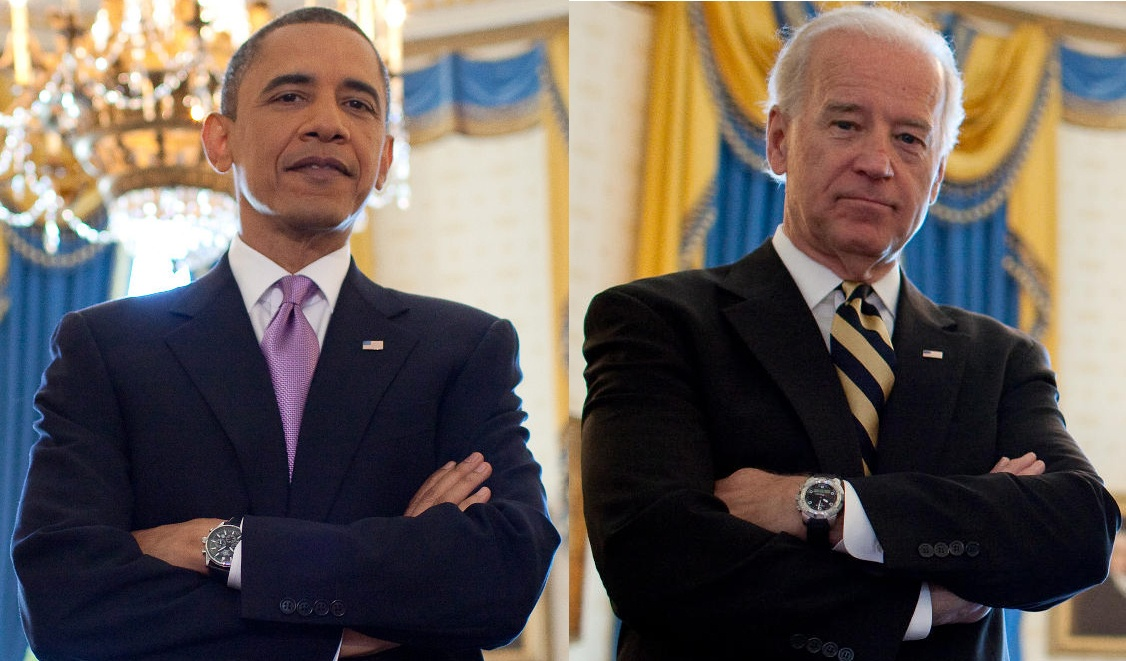
#> input picture ASDFASD.jpg, 1126 x 661 px, given in place of video, which was not available
$ jupyter execute '11. Video Processing.ipynb'   (text cells are left out)
#> lines starting #> are read from the running program, lines starting #| are printed output that depends on the picture; pictures that were not available may be replaced by others from this repository, and a replacement may not be noted
[cell 1]
import cv2
import time
import numpy as np

[cell 2]
# cap = cv2.VideoCapture(0)  # WEBCAM
# cap = cv2.VideoCapture(r"DATA/vid2.mp4")  # file
cap = cv2.VideoCapture(r"http://192.168.228.243:8080/video")

time.sleep(2)
width = int(cap.get(cv2.CAP_PROP_FRAME_WIDTH))
height = int(cap.get(cv2.CAP_PROP_FRAME_HEIGHT))
print(width, height)

while True:

    # Capture frame-by-frame
    ret, frame = cap.read()
#> frame is the input picture: shape (661, 1126, 3); mean B, G, R 87, 92.9, 103.3
    # --------------------------------------------
    print("ret", ret)
#| ret True


    if ret == False:
        break

    frame = cv2.resize(frame, None, fx=0.7, fy=0.7)
#> frame: shape (463, 788, 3)

    # Display the resulting frame
    cv2.imshow('frame',frame)
    # ------------------------------------------

    # This command let's us quit with the "q" button on a keyboard.
    if cv2.waitKey(1) & 0xFF == ord('q'):
#> (key q is pressed here)
#| ret True
        break

cap.release()
cv2.destroyAllWindows()

[cell 3]
cv2.destroyAllWindows()

[cell 4]
def rotate(image, angel, center=None, scale=1.0):

#> called with angel = 0, scale = 1
    (h,w) = image.shape[:2]
#> h = 463; w = 788

    if center==None:
        center = (w//2, h//2)
#> center = (394, 231)

    # create matrix for rotation
    M = cv2.getRotationMatrix2D(center, angel, scale)
#> M = [[1, 0, 0], [0, 1, 0]]
    rotated = cv2.warpAffine(image, M, (w, h))

    return rotated

[cell 5]
# cap = cv2.VideoCapture(0)
# cap = cv2.VideoCapture("DATA/exp8.mp4")
cap = cv2.VideoCapture(r"http://192.168.228.243:8080/video")

time.sleep(2)
width = int(cap.get(cv2.CAP_PROP_FRAME_WIDTH))
height = int(cap.get(cv2.CAP_PROP_FRAME_HEIGHT))
print(width, height)

angle = 0

while True:


    if angle==360:
        angle = 0

    # Capture frame-by-frame
    ret, frame = cap.read()
    # --------------------------------------------
    print("ret", ret)

    if ret == False:
        break

    frame = cv2.resize(frame, None, fx=0.7, fy=0.7)

    rframe = rotate(frame, angle)

    angle += 5
#     time.sleep(0.06)
    # Display the resulting frame
#     cv2.imshow('frame',frame)
    cv2.imshow('rotated frame',rframe)
    # ------------------------------------------

    # This command let's us quit with the "q" button on a keyboard.
    if cv2.waitKey(1) & 0xFF == ord('q'):
#> (key q is pressed here)
        break

cap.release()
cv2.destroyAllWindows()

[cell 6]
cap.release()

[cell 7]
cv2.destroyAllWindows()

[cell 8]
# cap = cv2.VideoCapture(0)
cap = cv2.VideoCapture("DATA/exp8.mp4")
# cap = cv2.VideoCapture("http://192.168.1.38:8080/video")

time.sleep(2)


# Automatically grab width and height from video feed
width = int(cap.get(cv2.CAP_PROP_FRAME_WIDTH))
height = int(cap.get(cv2.CAP_PROP_FRAME_HEIGHT))

while True:

    # Capture frame-by-frame
    ret, frame = cap.read()

    if ret == False:
        break

    # Our operations on the frame come here
    gray = cv2.cvtColor(frame, cv2.COLOR_BGR2GRAY)
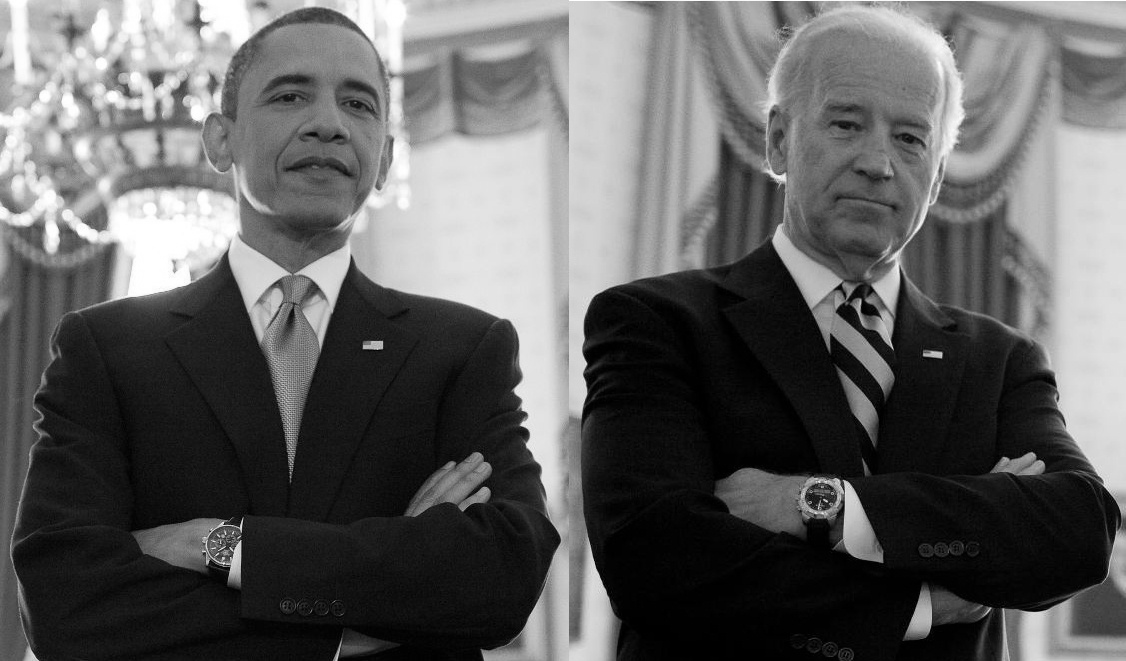
#> gray: shape (661, 1126); min 0, max 255, mean 95.3

    # Display the resulting frame
    cv2.imshow('frame',gray)
    cv2.imshow('color',frame)

    if cv2.waitKey(1) & 0xFF == ord('q'):
#> (key q is pressed here)
        break

# When everything done, release the capture and destroy the windows
cap.release()
cv2.destroyAllWindows()

[cell 9]
cap.release()
cv2.destroyAllWindows()

[cell 10]
# Connects to your computer's default camera
# cap = cv2.VideoCapture(0)
# cap = cv2.VideoCapture("DATA/exp8.mp4")
cap = cv2.VideoCapture(r"http://192.168.228.243:8080/video")

# Automatically grab width and height from video feed
# (returns float which we need to convert to integer for later on!)
width = int(cap.get(cv2.CAP_PROP_FRAME_WIDTH))
height = int(cap.get(cv2.CAP_PROP_FRAME_HEIGHT))

while True:

    # Capture frame-by-frame
    ret, frame = cap.read()

    if ret == False:
        break


    img = cv2.resize(frame, None, fx=0.3, fy=0.3)

    (B, G, R) = cv2.split(img)
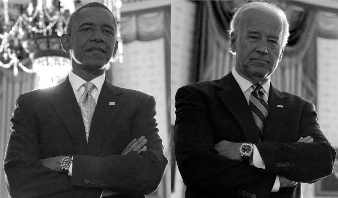
#> B: shape (198, 338); min 0, max 255, mean 87
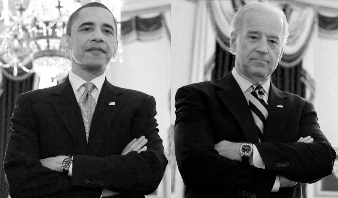
#> R: shape (198, 338); min 0, max 255, mean 103.3

    z = np.zeros(img.shape[:2], dtype="uint8")

#     cv2.imshow("Red" , R)
#     cv2.imshow("Green" , G)
#     cv2.imshow("Blue", B)

    cv2.imshow("Red1" , cv2.merge([z, z, R]))
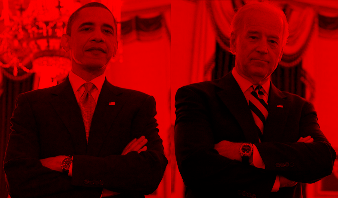
#> window 'Red1': shape (198, 338, 3); mean B, G, R 0, 0, 103.3
    cv2.imshow("Green1" , cv2.merge([z, G, z]))
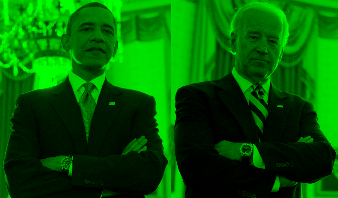
#> window 'Green1': shape (198, 338, 3); mean B, G, R 0, 92.8, 0
    cv2.imshow("Blue1", cv2.merge([B,z,z]))
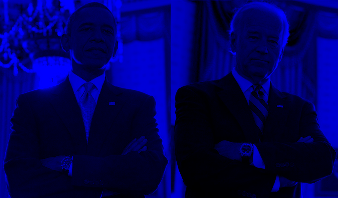
#> window 'Blue1': shape (198, 338, 3); mean B, G, R 87, 0, 0

    # Display the resulting frame
    cv2.imshow('orignal',img)

    # This command let's us quit with the "q" button on a keyboard.
    # Simply pressing X on the window won't work!
    if cv2.waitKey(1) & 0xFF == ord('q'):
#> (key q is pressed here)
        break

# When everything done, release the capture and destroy the windows
cap.release()
cv2.destroyAllWindows()

[cell 11]
import cv2

# cap = cv2.VideoCapture(0)
cap = cv2.VideoCapture("DATA/vid2.mp4")

time.sleep(2)

# Automatically grab width and height from video feed
# (returns float which we need to convert to integer for later on!)
width = int(cap.get(cv2.CAP_PROP_FRAME_WIDTH))
height = int(cap.get(cv2.CAP_PROP_FRAME_HEIGHT))
frames = int(cap.get(cv2.CAP_PROP_FRAME_COUNT))
print("w-{} h-{} f-{}".format(width,height,frames))


# MACOS AND LINUX: *'XVID' (MacOS users may want to try VIDX as well just in case)
# WINDOWS *'VIDX'
writer = cv2.VideoWriter('DATA/my_capture5.mp4', cv2.VideoWriter_fourcc(*'VIDX'),15,
                         (width, height))


## This loop keeps recording until you hit Q or escape the window
## You may want to instead use some sort of timer, like from time import sleep and then just record for 5 seconds.

while True:
    # Capture frame-by-frame
    ret, frame = cap.read()

    if ret == False:
        break

    ##################
    img = cv2.resize(frame, (960, 540))
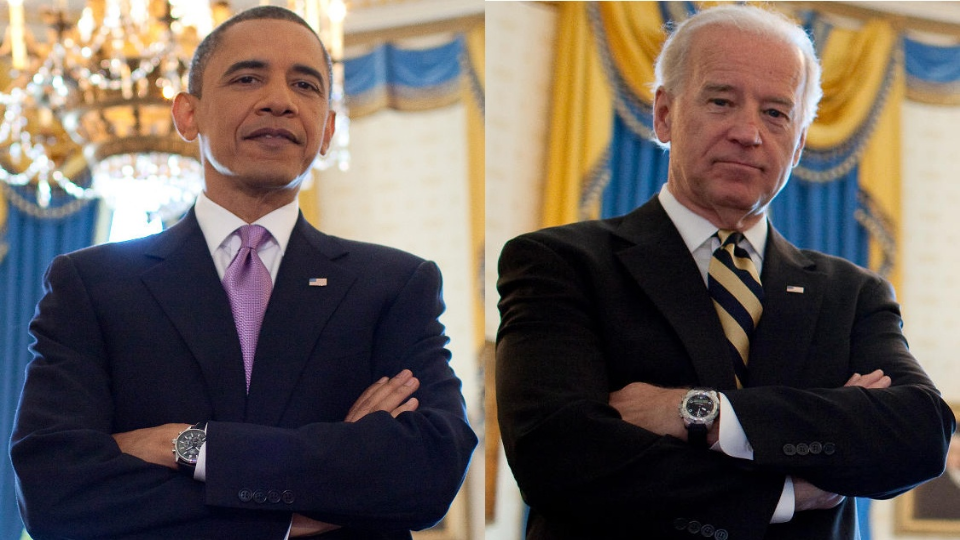
#> img: shape (540, 960, 3); mean B, G, R 86.9, 92.8, 103.2

    (B, G, R) = cv2.split(img)
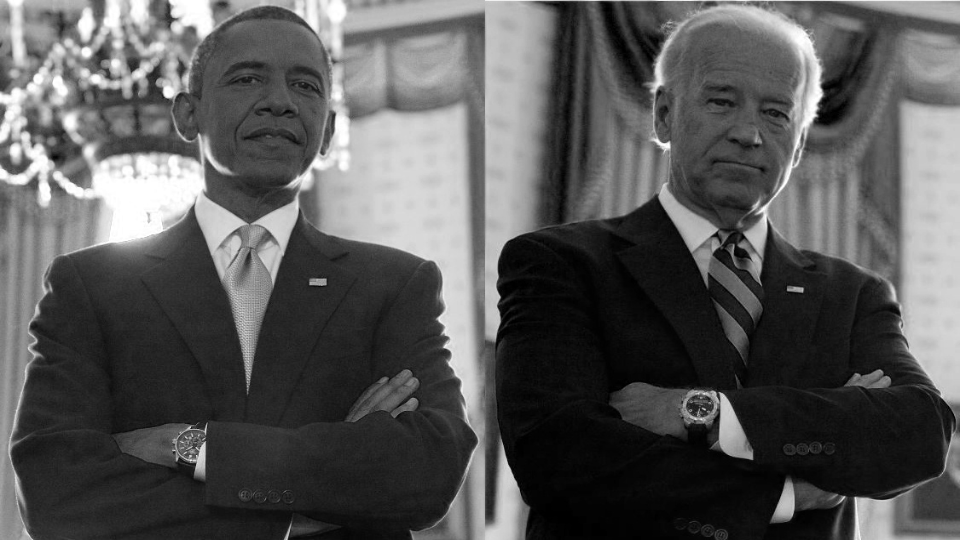
#> B: shape (540, 960); min 0, max 255, mean 86.9
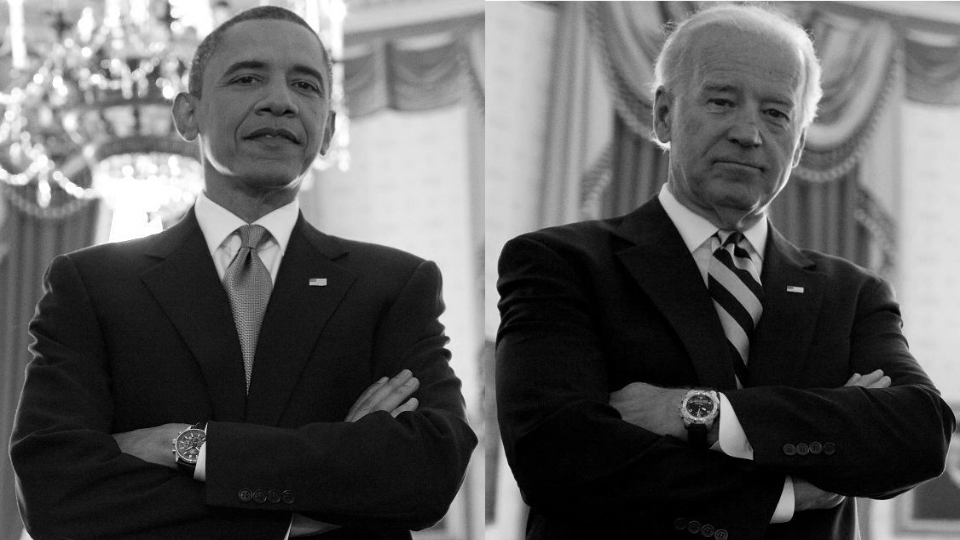
#> G: shape (540, 960); min 0, max 255, mean 92.8
#> R: shape (540, 960)

    z = np.zeros(img.shape[:2], dtype="uint8")

    red_ch =   cv2.merge([z, z, R])
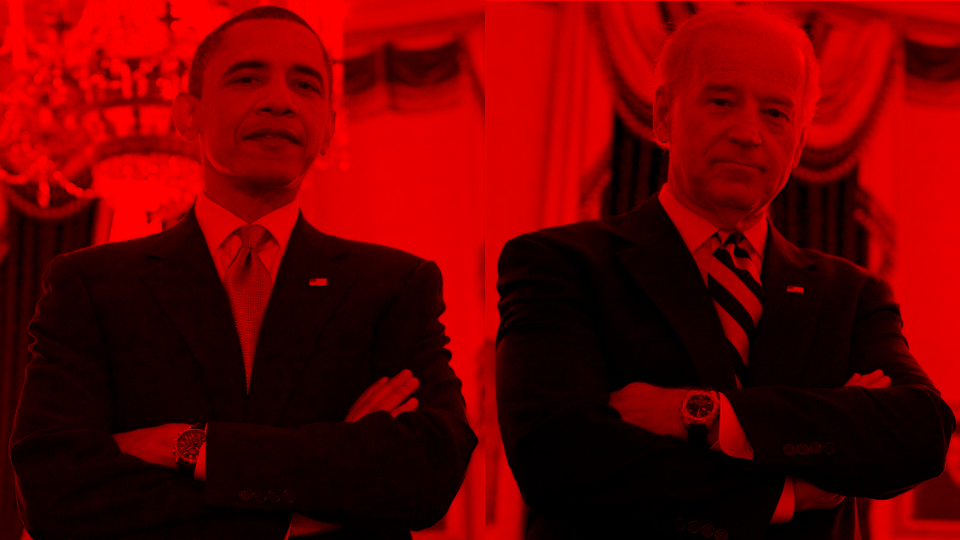
#> red_ch: shape (540, 960, 3); mean of channels 0, 1, 2 0, 0, 103.2; drawn as B, G, R

    cv2.imshow("Red" ,red_ch)

    #################

    # Write the video
    writer.write(red_ch)

    # Display the resulting frame
    cv2.imshow('frame',red_ch)

    # This command let's us quit with the "q" button on a keyboard.
    # Simply pressing X on the window won't work!
    if cv2.waitKey(1) & 0xFF == ord('q'):
#> (key q is pressed here)
        break


cap.release()
writer.release()
cv2.destroyAllWindows()
